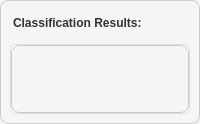
           <widget class="QWidget" name="resultsContainer" native="true">
            <property name="maximumSize">
             <size>
              <width>16777215</width>
              <height>160</height>
             </size>
            </property>
            <property name="styleSheet">
             <string notr="true">QWidget {
    background-color: #F5F5F5;     
    border: 1px solid #CCCCCC;    
    border-radius: 8px;           
}</string>
            </property>
            <layout class="QVBoxLayout" name="resultsLayout">
             <property name="spacing">
              <number>6</number>
             </property>
             <property name="leftMargin">
              <number>10</number>
             </property>
             <property name="topMargin">
              <number>10</number>
             </property>
             <property name="rightMargin">
              <number>10</number>
             </property>
             <property name="bottomMargin">
              <number>10</number>
             </property>
             <item>
              <widget class="QLabel" name="resultsSectionTitle">
               <property name="sizePolicy">
                <sizepolicy hsizetype="Preferred" vsizetype="Fixed">
                 <horstretch>0</horstretch>
                 <verstretch>0</verstretch>
                </sizepolicy>
               </property>
               <property name="minimumSize">
                <size>
                 <width>0</width>
                 <height>28</height>
                </size>
               </property>
               <property name="maximumSize">
                <size>
                 <width>16777215</width>
                 <height>28</height>
                </size>
               </property>
               <property name="font">
                <font>
                 <pointsize>9</pointsize>
                 <weight>75</weight>
                 <bold>true</bold>
                </font>
               </property>
               <property name="styleSheet">
                <string notr="true">QLabel {
    color: #333333;
    background: transparent;
    border: none;
    padding: 2px 0px 5px 0px;
}</string>
               </property>
               <property name="text">
                <string>Classification Results:</string>
               </property>
              </widget>
             </item>
             <item>
              <widget class="QScrollArea" name="scrollArea">
               <property name="horizontalScrollBarPolicy">
                <enum>Qt::ScrollBarAsNeeded</enum>
               </property>
               <property name="styleSheet">
                <string notr="true">QScrollArea {
    background-color: #FFFFFF;     
    border: 1px solid #DDDDDD;    
    border-radius: 6px;           
}

QScrollBar:horizontal {
    border: none;
    background: #F5F5F5;
    height: 10px;
    border-radius: 5px;
}

QScrollBar::handle:horizontal {
    background: #CCCCCC;
    border-radius: 5px;
    min-width: 20px;
}

QScrollBar::handle:horizontal:hover {
    background: #999999;
}

QScrollBar::add-line:horizontal, QScrollBar::sub-line:horizontal {
    border: none;
    background: none;
}

QScrollBar::add-page:horizontal, QScrollBar::sub-page:horizontal {
    background: none;
}</string>
               </property>
               <property name="widgetResizable">
                <bool>true</bool>
               </property>
               <widget class="QWidget" name="classification_results_widget">
                <property name="geometry">
                 <rect>
                  <x>0</x>
                  <y>0</y>
                  <width>465</width>
                  <height>110</height>
                 </rect>
                </property>
               </widget>
              </widget>
             </item>
            </layout>
           </widget>
